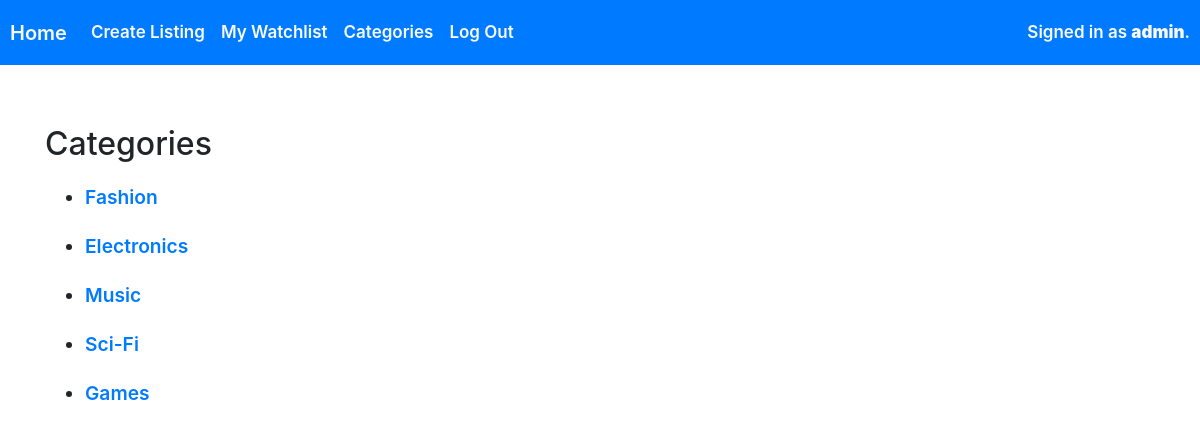
The app's page /categories/ (signed in) with its own data.
### auctions/models.py (models this page shows, shortened)
class User(AbstractUser):
    watchlist = models.ManyToManyField('Listing', blank=True, related_name='watchlist_users')

class Category(models.Model):
    name = models.CharField(max_length=50)

### auctions/views.py (the view)
# urls.py: path('categories/',views.categories, name='categories'),
def categories(request):
    categories= Category.objects.all()
    return render (request, 'auctions/categories.html', {'categories':categories})

### auctions/templates/auctions/categories.html (shortened to what this page needs)
{% extends 'auctions/layout.html' %}
{% block body %}
<div id="categorypage" class="container">
  <h2>Categories</h2>
  <ul>
    {% for category in categories %}
      <li id="listofcategory" ><a href="{% url 'category_listings' category_id=category.pk %}">{{ category.name }}</a></li>
    {% endfor %}
    </ul>
</div>
{% endblock %}

### auctions/templates/auctions/layout.html (shortened to what this page needs)
{% load static %}
<!DOCTYPE html>
<html lang="en">
<head>
    <link rel="stylesheet" href="https://cdnjs.cloudflare.com/ajax/libs/font-awesome/5.15.4/css/all.min.css">
    <link rel="stylesheet" href="https://stackpath.bootstrapcdn.com/bootstrap/4.4.1/css/bootstrap.min.css"
>
    <link href="{% static 'auctions/styles.css' %}" rel="stylesheet">
</head>
<body>
    <nav class="navbar navbar-expand-lg bg-primary">
        <a class="navbar-brand text-light" href="{% url 'index' %}">Home</a>
        <div class="collapse navbar-collapse" id="navbarNav">
            <ul class="navbar-nav mr-auto">
                {% if user.is_authenticated %}
                <li class="nav-item">
                    <a class="nav-link  text-light" href="{% url 'create_listing' %}">Create Listing</a>
                </li>
                <li class="nav-item">
                    <a class="nav-link  text-light" href="{% url 'watchlist' %}">My Watchlist</a>
                </li>
                <li class="nav-item">
                    <a class="nav-link  text-light" href="{% url 'categories' %}">Categories</a>
                </li>
                <li class="nav-item">
                    <a class="nav-link  text-light" href="{% url 'logout' %}">Log Out</a>
                </li>
                {% endif %}
            </ul>
            <div class="my-2 my-lg-0">
                {% if user.is_authenticated %}
                <p class="mb-0 text-light">Signed in as <strong>{{ user.username }}</strong>.</p>
                {% else %}
                <p class="mb-0 text-light">Not signed in.</p>
                {% endif %}
            </div>
        </div>
    </nav>
    {% block body %}
    {% endblock %}
</body>
</html>

### auctions/static/auctions/styles.css (style rules this page uses)
p { text-align: justify; text-justify: inter-word; }
.navbar { height: 65px; font-size: 17px; font-weight: 600; padding: 10px; }
#watchlistcontainer, #categorypage, #categorieslist { margin-top: 30px; }
#listofcategory { margin-top: 20px; font-size: larger; font-weight: 600; }
.container { padding-top: 30px; }

### records on screen
User: username "admin"
Category: name "Fashion"
Category: name "Electronics"
Category: name "Music"
Category: name "Sci-Fi"
Category: name "Games"
